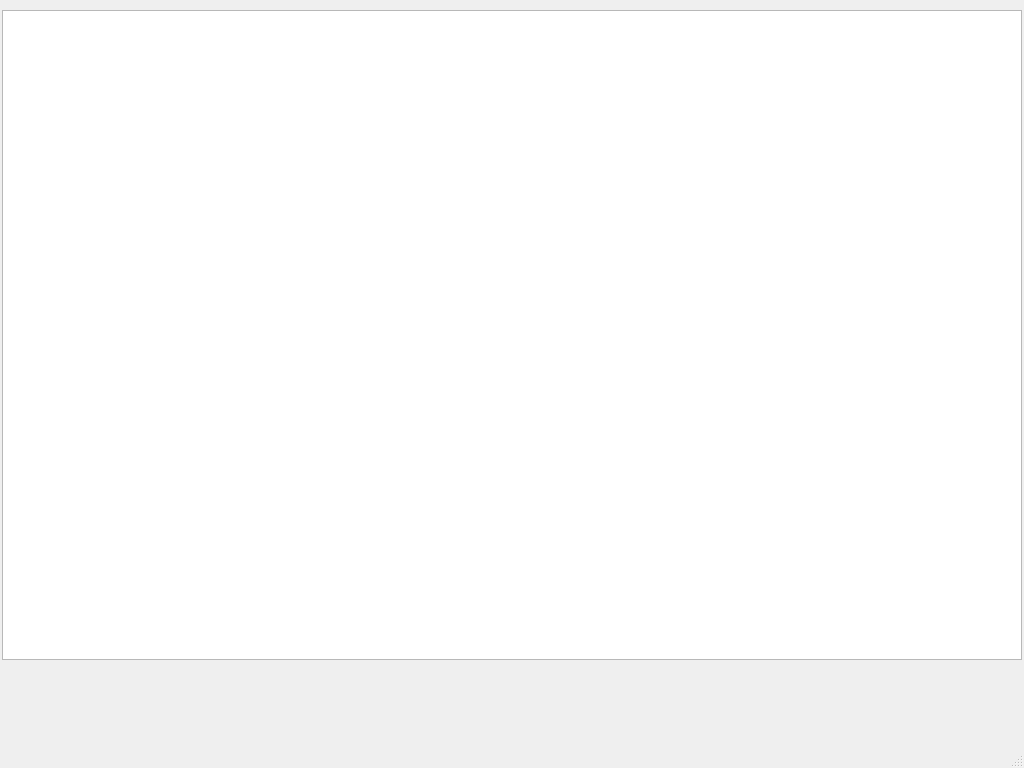
<?xml version="1.0" encoding="UTF-8"?>
<ui version="4.0">
 <class>MainWindow</class>
 <widget class="QMainWindow" name="MainWindow">
  <property name="geometry">
   <rect>
    <x>0</x>
    <y>0</y>
    <width>1024</width>
    <height>768</height>
   </rect>
  </property>
  <property name="windowTitle">
   <string>MainWindow</string>
  </property>
  <widget class="QWidget" name="centralwidget">
   <widget class="QTextEdit" name="textEditMain">
    <property name="geometry">
     <rect>
      <x>2</x>
      <y>10</y>
      <width>1020</width>
      <height>650</height>
     </rect>
    </property>
   </widget>
  </widget>
  <widget class="QMenuBar" name="menubar">
   <property name="geometry">
    <rect>
     <x>0</x>
     <y>0</y>
     <width>1024</width>
     <height>17</height>
    </rect>
   </property>
  </widget>
  <widget class="QStatusBar" name="statusbar"/>
 </widget>
 <resources/>
 <connections/>
</ui>
